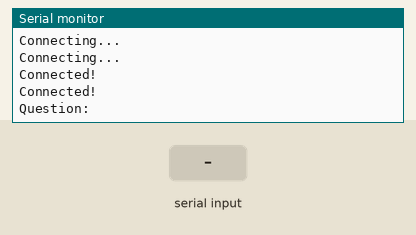
Simulated run of this sketch. Board: ESP8266 (NodeMCU). Parts: the last lines printed to the serial monitor. Inputs (shaded band) come from the test bench. WiFi joins after 1.5 s; servers stay silent unless stated; uploads are accepted with an empty reply.

Above: at 2.9 s.
3.0 s: "1\n" received over Serial
At 3.5 s:
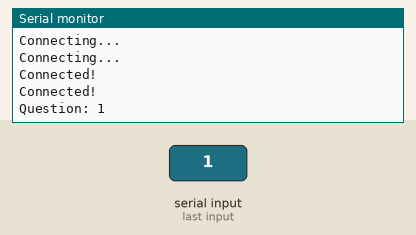
5.5 s: "0\n" received over Serial
At 6.6 s:
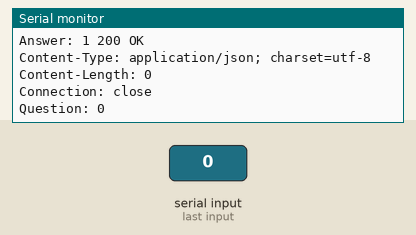
7.0 s: "2\n" received over Serial
At 7.0 s:
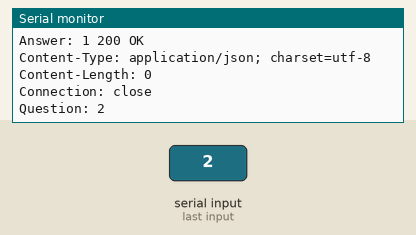

The sketch:

gpt-in-ep.ino
```cpp
#include <ESP8266WiFi.h>
#include <WiFiClientSecure.h>

const char* ssid = "your-wifi-ssid";
const char* password = "your-wifi-password";
const char* api_key = "your-openai-key";
const char* host = "api.openai.com";
const int port = 443;

BearSSL::WiFiClientSecure client;

void setup() {
  Serial.begin(115200);
  WiFi.begin(ssid, password);
  while (WiFi.status() != WL_CONNECTED) {
    delay(100);
    Serial.println("Connecting...");
  }
  Serial.println("Connected!");
  client.setInsecure();
  if (!client.connect(host, port)) {
    Serial.println("Connect error!");
    return;
  }
  Serial.println("Connected!");
}

void loop() {
  String answer;
  Serial.print("Question: ");
  while (!Serial.available()) {
    delay(100);
  }
  String input = Serial.readStringUntil('\n');
  input.trim();
  Serial.println(input);
  String request = "POST /v1/engines/text-davinci-003/completions HTTP/1.1\r\n";
  request += "Host: api.openai.com\r\n";
  request += "Content-Type: application/json\r\n";
  request += "Authorization: Bearer " + String(api_key) + "\r\n";
  String json_data = "{\"prompt\":\"" + input + "\",\"temperature\":0.5,\"max_tokens\":200,\"top_p\":1,\"frequency_penalty\":0,\"presence_penalty\":0}";
  request += "Content-Length: " + String(json_data.length()) + "\r\n\r\n";
  request += json_data + "\r\n\r\n";
  if (!client.connected()) {
    if (!client.connect(host, port)) {
      Serial.println("Connect error!");
      return;
    }
  }

  client.print(request);
  while (!client.available()) {
    delay(100);
  }
  String response = client.readString();
  int start_index = response.indexOf("\"text\":") + 8;
  int end_index = response.indexOf("\",\"index\"");
  answer = response.substring(start_index, end_index);
  answer.replace("\\n", " ");
  Serial.println("Answer: " + answer);
}
```

Measured:
- after the input at 3.0 s, the serial monitor: prints a new line at once (image 1)
- after the input at 5.5 s, the serial monitor: prints a new line after 0.08 s (image 2)
